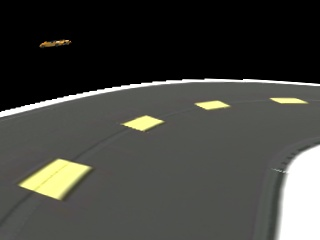
#> input picture first_image_received.jpg, 320 x 240 px
$ python visualization_learning.py
#> lines starting #> are read from the running program, lines starting #| are printed output that depends on the picture; long printed decimals are rounded
import numpy as np
import cv2
import matplotlib.pyplot as plt


def preprocess_image(observation):
    # Convert RGBA to RGB if necessary
    if observation.shape[2] == 4:
        observation = cv2.cvtColor(observation, cv2.COLOR_RGBA2RGB)

    # Convert RGB to YUV color space (NVIDIA network uses YUV)
    #observation = cv2.cvtColor(observation, cv2.COLOR_RGB2YUV)

    # Resize to (66, 200), which is typical for NVIDIA's network
    observation = cv2.resize(observation, (80, 60), interpolation=cv2.INTER_AREA)

    # Normalize the image (similar to NVIDIA's normalization)
    #observation = observation / 255.0  # Scale pixel values to [0, 1]

    return observation

def main():
    # Example usage of preprocess_image function
    # Load an example image
    image_path = './first_image_received.jpg'
    observation = cv2.imread(image_path, cv2.IMREAD_UNCHANGED)
#> observation is the input picture: shape (240, 320, 3); mean B, G, R 62.9, 68, 67.4

    if observation is None:
        print(f"Failed to load image at {image_path}")
        return

    # Preprocess the image
    preprocessed_image = preprocess_image(observation)
#> in preprocess_image, `observation = cv2.resize(observation, (80, 60), interpolation=cv2.INTE..`:
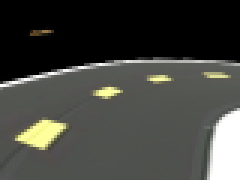
#> observation: shape (60, 80, 3) (shown 3 times larger); mean of channels 0, 1, 2 62.9, 68, 67.4; drawn as B, G, R

    # Print the shape of the preprocessed image
    print(f"Preprocessed image shape: {preprocessed_image.shape}")
#| Preprocessed image shape: (60, 80, 3)
    save_path = './preprocessed_image.jpg'  # Save the preprocessed image
    cv2.imwrite(save_path, preprocessed_image)

    # Display using matplotlib
    plt.imshow(preprocessed_image)
    plt.title('Preprocessed Image (Converted to RGB)')
    plt.axis('off')
    plt.show()

    print('Shape:', preprocessed_image.shape)
#| Shape: (60, 80, 3)
    print('Min pixel value:', preprocessed_image.min())
#| Min pixel value: 0
    print('Max pixel value:', preprocessed_image.max())
#| Max pixel value: 255
    print('Mean pixel value:', preprocessed_image.mean())
#| Mean pixel value: 66.130
    print('Standard deviation:', preprocessed_image.std())
#| Standard deviation: 64.319

    # Flatten the pixel values for each channel
    Y_channel = preprocessed_image[:,:,0].flatten()
#> Y_channel = 4800 values, max 255 at index 2088, min 0 at index 0, mean 62.95
    print(Y_channel.shape)
#| (4800,)
    U_channel = preprocessed_image[:,:,0].flatten()
#> U_channel has the same summary as Y_channel
    print(U_channel)
#> (printed output is left out)
    V_channel = preprocessed_image[:,:,0].flatten()
#> V_channel has the same summary as Y_channel
    print(V_channel)
#> (printed output is left out)

    # Plot histograms
    plt.figure(figsize=(12, 4))

    plt.subplot(1, 3, 1)
    plt.hist(Y_channel, bins=100, color='gray')
    plt.title('Y Channel Histogram')
    plt.xlabel('Pixel Value')
    plt.ylabel('Frequency')

    plt.subplot(1, 3, 2)
    plt.hist(U_channel, bins=100, color='blue')
    plt.title('U Channel Histogram')
    plt.xlabel('Pixel Value')

    plt.subplot(1, 3, 3)
    plt.hist(V_channel, bins=100, color='red')
    plt.title('V Channel Histogram')
    plt.xlabel('Pixel Value')

    plt.tight_layout()
    plt.show()
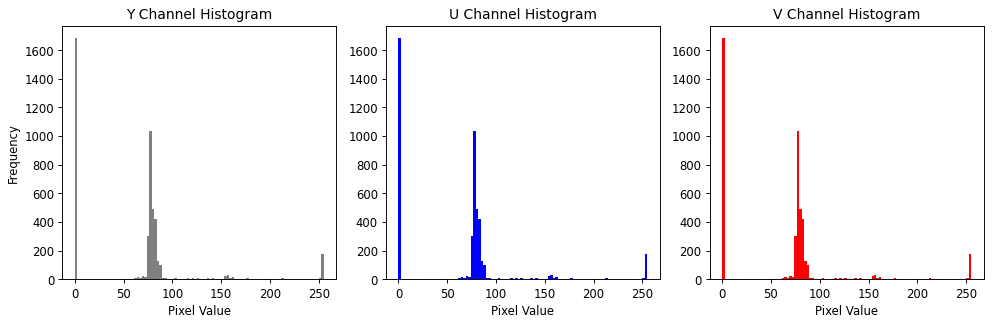
#> figure drawn by matplotlib, 3 panels; panel 1: tallest bar 1686 high, from x = 0 to 2.55; panel 2: tallest bar 1686 high, from x = 0 to 2.55; panel 3: tallest bar 1686 high, from x = 0 to 2.55

if __name__ == "__main__":
    main()
